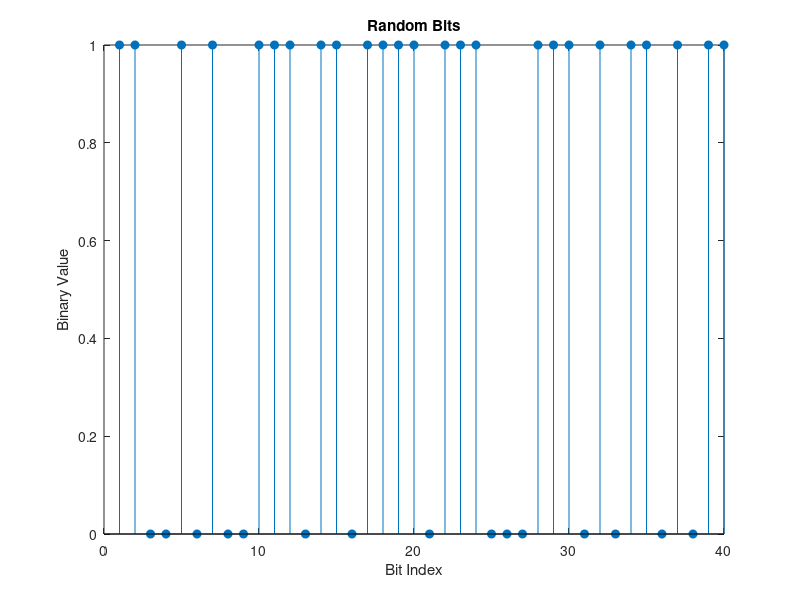

Here is the MATLAB script that generated this plot:
%--------- Parameters ---------%
M = 16 ;   % Modulation order
k = log2(M);  % Number of bits per symbol
n = 10000;    % Number of bits to process
t = 0 : 0.0001 : 0.9999 ;
snr = [0:20];
Average_BER_AWGN_Channel = zeros(1 , length(0:1:15));
Average_BER_Empircal_Model = zeros(1 , length(0:1:15));
BER_AWGN_Channel = zeros(1 , length(0:100));
BER_Emperical_Model = zeros(1 , length(0:100));
%---------- Generate Random Signals ------------% 
rng default                 % Use default random number generator
dataIn = randi([0 1],n,1);  % Generate vector of binary data
stem(dataIn(1:40),'filled');
title('Random Bits');
xlabel('Bit Index');
ylabel('Binary Value');
modulation_sig = qammod(bi2de(dataIn) , M);
power = mean(abs(modulation_sig).^2);
normalized_sig = (1/sqrt(power))*modulation_sig ;
%% --------- AWGN Channel ----------------------%
for ii = 0 : length(snr)
    SNR = 10^(ii/10);
    %------ Transmitter Side ------%
    SndData = awgn(modulation_sig ,SNR , 'measured') ;
    %-------- Reciever Side --------%
    denormalized_sig = SndData*sqrt(power);
    demodulation_sig = qamdemod(denormalized_sig, M);
    RevData = de2bi(demodulation_sig);
    %----- Calculating Errors ------%
    Errors = xor(RevData , dataIn);
end